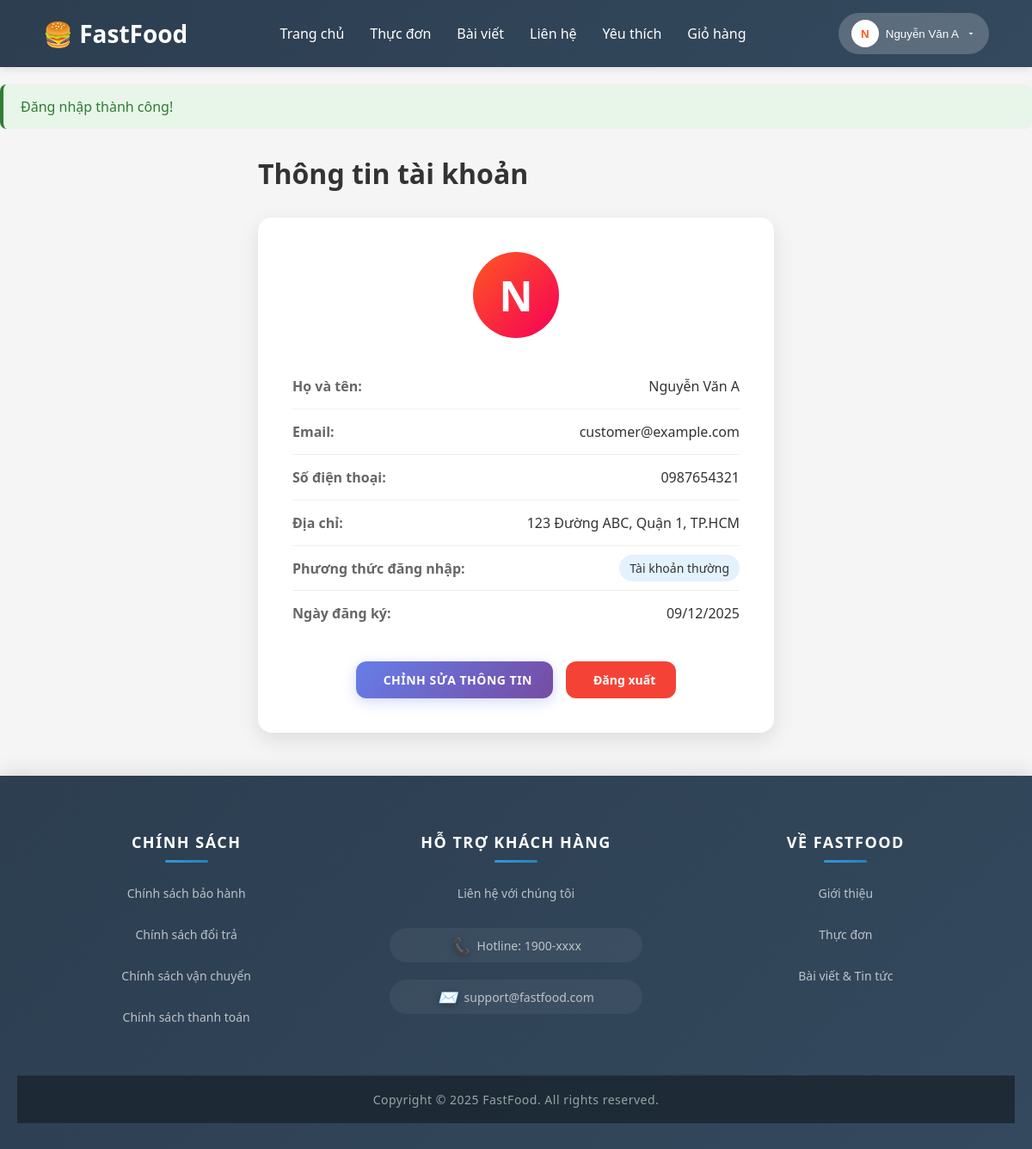
Page /index.php?page=profile (signed in) on the committed database.
### tables this page shows
CREATE TABLE IF NOT EXISTS users (
    id INT AUTO_INCREMENT PRIMARY KEY,
    email VARCHAR(255) NOT NULL UNIQUE,
    password VARCHAR(255) NULL COMMENT 'NULL nếu đăng nhập bằng Google',
    full_name VARCHAR(255) NOT NULL,
    phone VARCHAR(20),
    address TEXT,
    role ENUM('admin', 'customer') DEFAULT 'customer',
    avatar VARCHAR(255),
    google_id VARCHAR(255) UNIQUE,
    status ENUM('active', 'inactive', 'banned') DEFAULT 'active',
    login_method ENUM('normal', 'google') DEFAULT 'normal',
    created_at TIMESTAMP DEFAULT CURRENT_TIMESTAMP,
    updated_at TIMESTAMP DEFAULT CURRENT_TIMESTAMP ON UPDATE CURRENT_TIMESTAMP,
    INDEX idx_email (email),
    INDEX idx_role (role),
    INDEX idx_status (status),
    INDEX idx_google_id (google_id)
);

### controllers/ProfileController.php (called while the page is built, shortened)
<?php
class ProfileController {
    private $db;
    public function __construct() {
        $this->db = Database::getInstance()->getConnection();
    }
    public function index() {
        $stmt = $this->db->prepare("SELECT * FROM users WHERE id = ?");
        $stmt->execute([$_SESSION['user_id']]);
        $user = $stmt->fetch();
        $editMode = $_GET['edit'] ?? false;
        require_once 'views/profile.php';
    }
}

### config/database.php (called while the page is built)
<?php
class Database {
    private static $instance = null;
    private $conn;
    private $host = 'localhost';
    private $dbname = 'fastfood_db';
    private $username = 'root';
    private $password = 'Thien@160504';
    private function __construct() {
        try {
            $this->conn = new PDO(
                "mysql:host={$this->host};dbname={$this->dbname};charset=utf8mb4",
                $this->username,
                $this->password,
                [
                    PDO::ATTR_ERRMODE => PDO::ERRMODE_EXCEPTION,
                    PDO::ATTR_DEFAULT_FETCH_MODE => PDO::FETCH_ASSOC,
                    PDO::ATTR_EMULATE_PREPARES => false
                ]
            );
        } catch (PDOException $e) {
            die("Lỗi kết nối database: " . $e->getMessage());
        }
    }
    public static function getInstance() {
        if (self::$instance === null) {
            self::$instance = new self();
        }
        return self::$instance;
    }
    public function getConnection() {
        return $this->conn;
    }
}

### helpers/functions.php (called while the page is built, shortened)
<?php
function e($string) {
    return htmlspecialchars($string ?? '', ENT_QUOTES, 'UTF-8');
}

### views/profile.php (the view, shortened to what this page needs)
<?php
require_once 'views/layouts/header.php';
?>
<div class="container" style="margin-top: 30px;">
    <div class="profile-container">
        <h2>Thông tin tài khoản</h2>
        <?php if ($editMode): ?>
        <div class="profile-card">
            <div class="profile-header">
                <div class="profile-avatar">
                    <?php if (!empty($user['avatar']) && file_exists('public/images/avatars/' . $user['avatar'])): ?>
                        <img src="public/images/avatars/<?= e($user['avatar']) ?>?v=<?= time() ?>" alt="Avatar" class="avatar-image" id="avatarPreview">
                    <?php else: ?>
                        <div class="avatar-circle" id="avatarCircle">
                            <?= strtoupper(substr($_SESSION['full_name'] ?? 'U', 0, 1)) ?>
                        </div>
                    <?php endif; ?>
                    <div class="avatar-upload">
                        <label for="avatarInput" class="avatar-upload-btn">
                            <i class="fas fa-camera"></i>
                            Thay đổi ảnh
                        </label>
                    </div>
                </div>
                <h3>Chỉnh sửa thông tin</h3>
            </div>
            <form method="POST" action="index.php?page=profile&action=update" class="profile-form" enctype="multipart/form-data">
                <input type="file" id="avatarInput" name="avatar" accept="image/*" style="display: none;">
                <div id="debugInfo" style="display: none; background: #f0f0f0; padding: 10px; margin: 10px 0; border-radius: 5px;">
                    <small>Debug: File selected = <span id="fileSelected">None</span></small>
                </div>
                <div class="form-group">
                    <label><i class="fas fa-user"></i> Họ và tên <span class="required">*</span></label>
                    <input type="text" name="full_name" class="form-input"
                           value="<?= e($user['full_name'] ?? '') ?>" required
                           placeholder="Nhập họ và tên">
                </div>
                <div class="form-group">
                    <label><i class="fas fa-envelope"></i> Email</label>
                    <input type="email" class="form-input"
                           value="<?= e($user['email'] ?? '') ?>" disabled
                           style="background: #f5f5f5; color: #999;">
                    <small class="form-help">Email không thể thay đổi</small>
                </div>
                <div class="form-group">
                    <label><i class="fas fa-phone"></i> Số điện thoại</label>
                    <input type="tel" name="phone" class="form-input"
                           value="<?= e($user['phone'] ?? '') ?>"
                           placeholder="Nhập số điện thoại">
                </div>
                <div class="form-group">
                    <label><i class="fas fa-map-marker-alt"></i> Địa chỉ</label>
                    <textarea name="address" class="form-input form-textarea"
                              placeholder="Nhập địa chỉ chi tiết (số nhà, đường, phường/xã, quận/huyện, tỉnh/thành phố)"><?= e($user['address'] ?? '') ?></textarea>
                    <small class="form-help">Địa chỉ này sẽ được sử dụng làm địa chỉ giao hàng mặc định</small>
                </div>
                <div class="form-actions">
                    <button type="submit" class="btn btn-primary">
                        <i class="fas fa-save"></i>
                        Lưu thay đổi
                    </button>
                    <a href="index.php?page=profile" class="btn btn-secondary">
                        <i class="fas fa-times"></i>
                        Hủy
                    </a>
                </div>
            </form>
        </div>
        <?php else: ?>
        <div class="profile-card">
            <div class="profile-avatar">
                <?php if (!empty($user['avatar']) && file_exists('public/images/avatars/' . $user['avatar'])): ?>
                    <img src="public/images/avatars/<?= e($user['avatar']) ?>?v=<?= time() ?>" alt="Avatar" class="avatar-image">
                <?php else: ?>
                    <div class="avatar-circle">
                        <?= strtoupper(substr($_SESSION['full_name'] ?? 'U', 0, 1)) ?>
                    </div>
                <?php endif; ?>
            </div>
            <div class="profile-info">
                <div class="info-row">
                    <label>Họ và tên:</label>
                    <span><?= e($user['full_name'] ?? $_SESSION['full_name'] ?? 'Chưa cập nhật') ?></span>
                </div>
                <div class="info-row">
                    <label>Email:</label>
                    <span><?= e($user['email'] ?? $_SESSION['user_email'] ?? 'Chưa cập nhật') ?></span>
                </div>
                <div class="info-row">
                    <label>Số điện thoại:</label>
                    <span><?= e($user['phone'] ?? 'Chưa cập nhật') ?></span>
                </div>
                <div class="info-row">
                    <label>Địa chỉ:</label>
                    <span class="address-text"><?= e($user['address'] ?? 'Chưa cập nhật') ?></span>
                </div>
                <div class="info-row" style="display: flex; justify-content: space-between; align-items: center; padding: 10px 0; border-bottom: 1px solid #eee;">
                <label style="font-weight: 600; color: #666; margin-bottom: 0;">Phương thức đăng nhập:</label>
    <div style="text-align: right;">
        <?php if (isset($_SESSION['login_method']) && $_SESSION['login_method'] === 'google'): ?>
            <span class="badge badge-google" style="display: inline-flex; align-items: center; gap: 5px;">
                <svg width="16" height="16" viewBox="0 0 24 24" xmlns="http://www.w3.org/2000/svg">
                    <path d="M22.56 12.25c0-.78-.07-1.53-.2-2.25H12v4.26h5.92c-.26 1.37-1.04 2.53-2.21 3.31v2.77h3.57c2.08-1.92 3.28-4.74 3.28-8.09z" fill="#4285F4"/>
                    <path d="M12 23c2.97 0 5.46-.98 7.28-2.66l-3.57-2.77c-.98.66-2.23 1.06-3.71 1.06-2.86 0-5.29-1.93-6.16-4.53H2.18v2.84C3.99 20.53 7.7 23 12 23z" fill="#34A853"/>
                    <path d="M5.84 14.09c-.22-.66-.35-1.36-.35-2.09s.13-1.43.35-2.09V7.07H2.18C1.43 8.55 1 10.22 1 12s.43 3.45 1.18 4.93l2.85-2.22.81-.62z" fill="#FBBC05"/>
                    <path d="M12 6.75c1.63 0 3.06.56 4.21 1.65l3.15-3.15C17.45 2.09 14.97 1 12 1 7.7 1 3.99 3.47 2.18 7.07l3.66 2.84C6.71 7.41 9.14 5.75 12 5.75z" fill="#EA4335"/>
                </svg>
                Google Account
            </span>
        <?php else: ?>
            <span class="badge badge-normal" style="color: #333;">Tài khoản thường</span>
        <?php endif; ?>
    </div>
</div>
                <div class="info-row">
                    <label>Ngày đăng ký:</label>
                    <span><?= isset($user['created_at']) ? date('d/m/Y', strtotime($user['created_at'])) : 'N/A' ?></span>
                </div>
            </div>
            <div class="profile-actions">
                <a href="index.php?page=profile&edit=1" class="btn btn-primary">
                    Chỉnh sửa thông tin
                </a>
                <a href="index.php?page=logout" class="btn btn-logout">
                    Đăng xuất
                </a>
            </div>
        </div>
        <?php endif; ?>
    </div>
</div>
<?php require_once 'views/layouts/footer.php'; ?>

### public/css/style.css (style rules this page uses)
* { margin: 0; padding: 0; box-sizing: border-box; }
body { font-family: 'Segoe UI', Tahoma, Geneva, Verdana, sans-serif; background: #f5f5f5; color: #333; }
.container { max-width: 1200px; margin: 40px auto; padding: 0 20px; }
.container h2 { font-size: 32px; margin-bottom: 30px; color: #333; }
.btn-primary { background: linear-gradient(135deg, #ff6b35, #ff5722); color: white; padding: 12px 24px; border: none; border-radius: 25px; cursor: pointer; font-weight: 600; text-decoration: none; display: inline-flex; align-items: center; gap: 8px; transition: all 0.3s ease; box-shadow: 0 4px 15px rgba(255, 107, 53, 0.3); font-size: 14px; text-transform: uppercase; letter-spacing: 0.5px; }

### views/profile.php (style rules this page uses)
.profile-container { max-width: 600px; margin: 0 auto; }
.profile-card { background: white; border-radius: 16px; padding: 40px; box-shadow: 0 8px 25px rgba(0,0,0,0.1); }
.profile-avatar { text-align: center; margin-bottom: 30px; }
.avatar-circle { width: 100px; height: 100px; border-radius: 50%; background: linear-gradient(135deg, #ff5722, #f50057); color: white; display: inline-flex; align-items: center; justify-content: center; font-size: 48px; font-weight: 700; }
.profile-info { margin-bottom: 30px; }
.info-row { display: flex; justify-content: space-between; align-items: flex-start; padding: 15px 0; border-bottom: 1px solid #f0f0f0; }
.info-row:last-child { border-bottom: none; }
.info-row label { font-weight: 600; color: #666; min-width: 120px; }
.info-row span { color: #333; flex: 1; text-align: right; }
.address-text { max-width: 300px; word-wrap: break-word; }
.badge { display: inline-flex; align-items: center; gap: 8px; padding: 6px 12px; border-radius: 20px; font-size: 14px; font-weight: 500; }
.badge-normal { background: #e3f2fd; color: #1976d2; }
.profile-actions { display: flex; gap: 15px; justify-content: center; }
.btn { display: inline-flex; align-items: center; gap: 8px; padding: 12px 24px; border-radius: 12px; text-decoration: none; font-weight: 600; border: none; cursor: pointer; transition: all 0.3s ease; font-size: 14px; }
.btn-primary { background: linear-gradient(135deg, #667eea, #764ba2); color: white; box-shadow: 0 4px 15px rgba(102, 126, 234, 0.3); }
.btn-logout { background: #f44336; color: white; }

### rows in the picture
users: full_name "Nguyễn Văn A", email "customer@example.com", phone "0987654321", address "123 Đường ABC, Quận 1, TP.HCM", created_at "09/12/2025"

### other values in the picture
substr($_SESSION['full_name'] ?? 'U', 0, 1) "N"
$_SESSION['full_name'] "Nguyễn Văn A"
$success "Đăng nhập thành công!"
